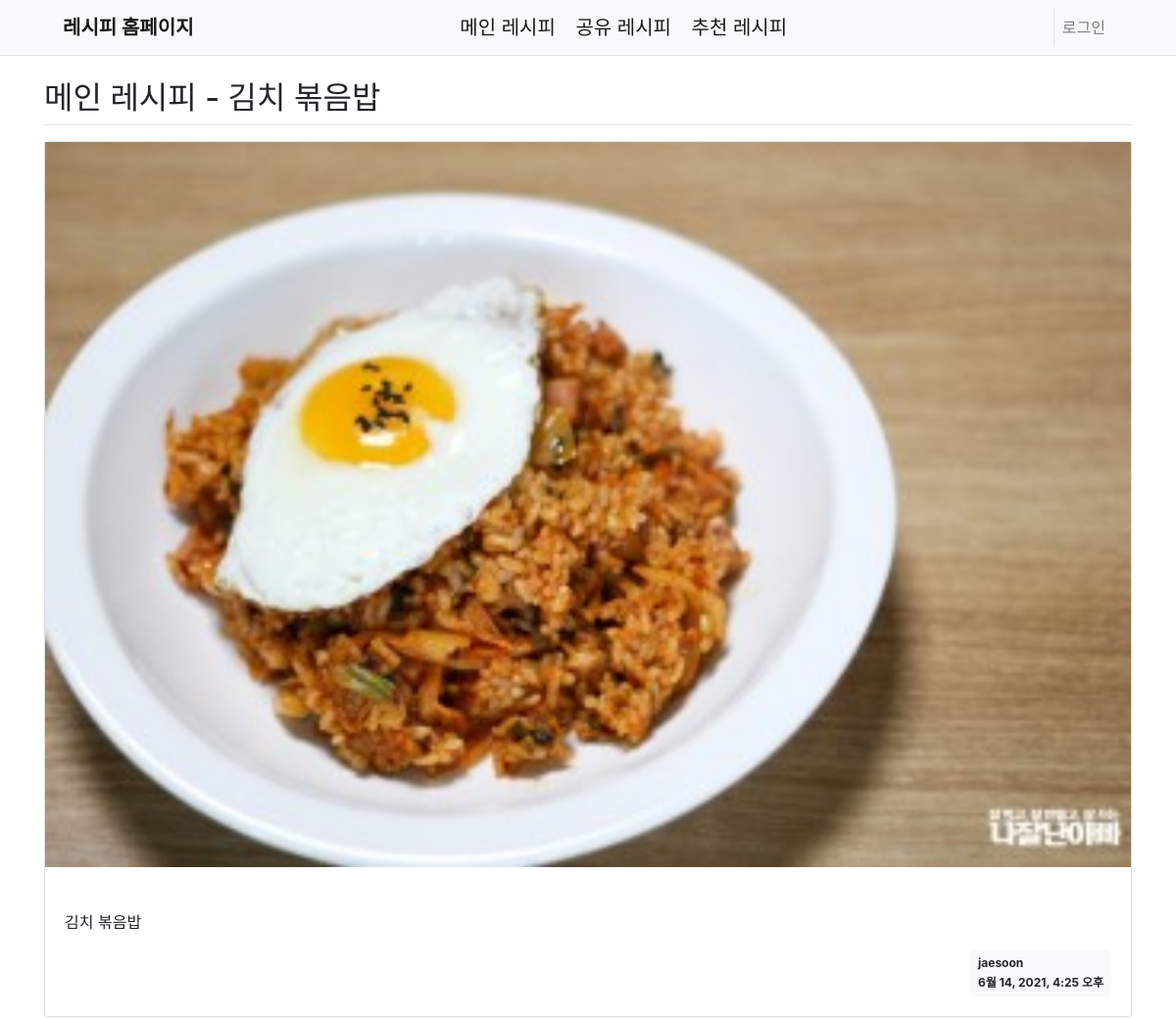
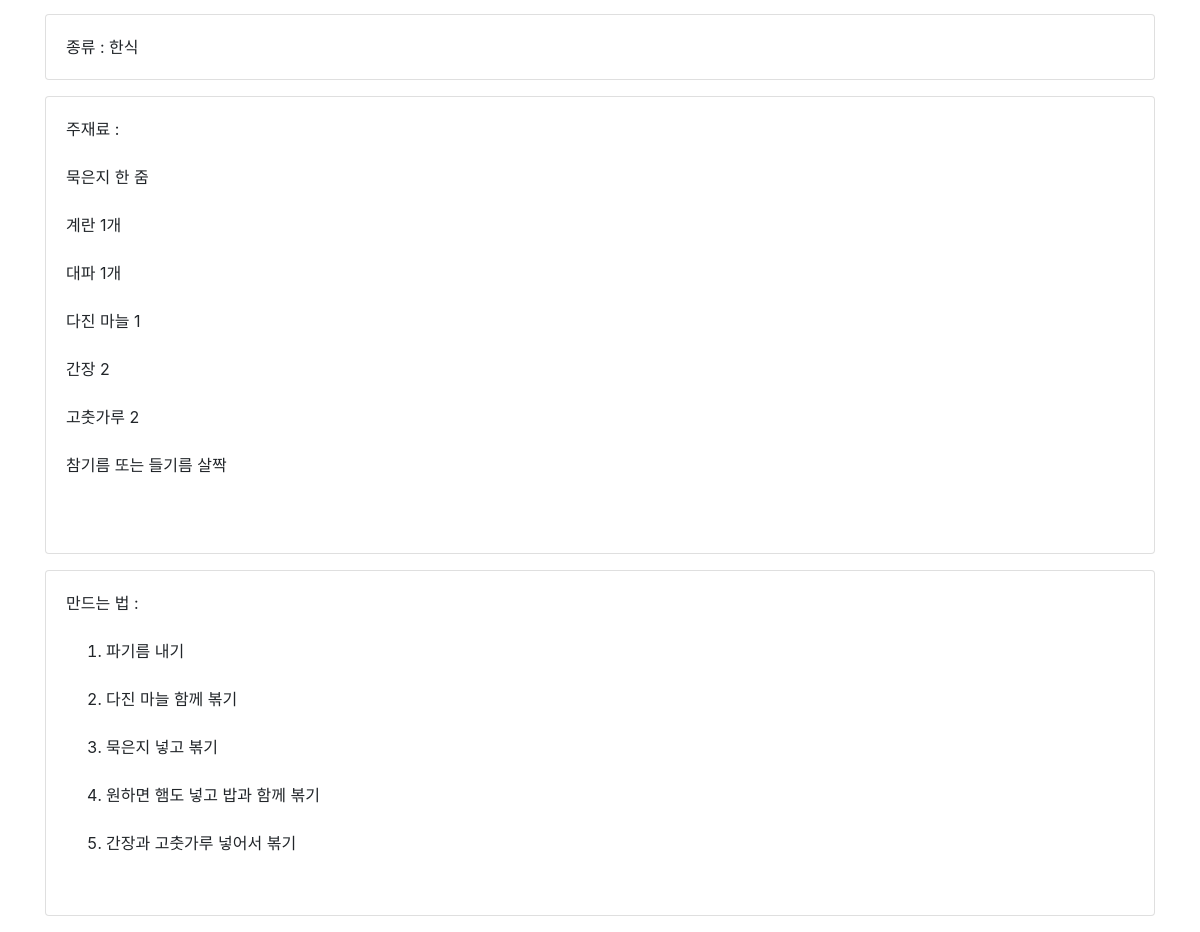
Page /main_recipe/18/ on the committed database (2 pictures, top to bottom).
### main_recipe/models.py (models this page shows, shortened)
class main_recipe(models.Model):
    subject = models.CharField(max_length=200)
    menu = models.CharField(choices=menu_Choice, max_length=10)
    material = models.TextField()
    how_Make = models.TextField()
    create_date = models.DateTimeField()
    author = models.ForeignKey(User, on_delete=models.CASCADE)
    modify_date = models.DateTimeField(null=True, blank=True)

class Photo(models.Model):
    recipe = models.ForeignKey(main_recipe, on_delete=models.CASCADE, null=True)
    image = models.ImageField(upload_to='images/', blank=True, null=True)

### main_recipe/views/base_views.py (the view)
# urls.py: path('<int:recipe_id>/', base_views.recipe_detail, name = 'recipe_detail'),
def recipe_detail(request, recipe_id):
    recipe = get_object_or_404(main_recipe, pk = recipe_id)
    context = {'recipe' : recipe}
    return render(request, 'main/recipe_detail.html', context)

### share_recipe/templatetags/share_filter.py (called while the page is built)
@register.filter()
def mark(value):
    extensions = ["nl2br", "fenced_code"]
    return mark_safe(markdown.markdown(value, extensions=extensions))

### templates/main/recipe_detail.html (shortened to what this page needs)
{% extends 'base.html' %}
{% load share_filter %}
{% block content %}
<div class="container my-3">
    <h2 class="border-bottom py-2">메인 레시피 - {{ recipe.subject }}</h2>
    <div class="card my-3">
        {% for photo in recipe.photo_set.all %}
        <img src="{{photo.image.url}}"><br>
        {% endfor %}
        <div class="card-body">
            <div class="card-text">{{ recipe.subject|mark }}</div>
            <div class="d-flex justify-content-end">
                <div class="badge badge-light p-2 text-left">
                    <div class = "mb-2">{{ recipe.author.username }}</div>
                    <div>{{ recipe.create_date }}</div>
                </div>
            </div>
        </div>
    </div>
    <div class="card my-3">
        <div class="card-body">
            <div class="card-text" style="white-space: pre-line;">종류 : {{ recipe.menu }}</div>
        </div>
    </div>
    <div class="card my-3">
        <div class="card-body">
            <div class="card-text" style="white-space: pre-line;">주재료 : {{ recipe.material|mark }}</div>
        </div>
    </div>
    <div class="card my-3">
        <div class="card-body">
            <div class="card-text" style="white-space: pre-line;">만드는 법 : {{ recipe.how_Make|mark }}</div>
        </div>
    </div>
</div>
{% endblock %}

### rows in the picture
main_recipe: subject "김치 볶음밥", subject|mark "김치 볶음밥", author.username "jaesoon", create_date "6월 14, 2021, 4:25 오후", menu "한식", material|mark "묵은지 한 줌 계란 1개 대파 1개 다진 마늘 1 간장 2 고춧가루 2 참기름 또는 들기름 살짝", how_Make|mark "파기름 내기 다진 마늘 함께 볶기 묵은지 넣고 볶기 원하면 햄도 넣고 밥과 함께 볶기 간장과 고춧가루 넣어서 볶기"
Photo: image (picture)
